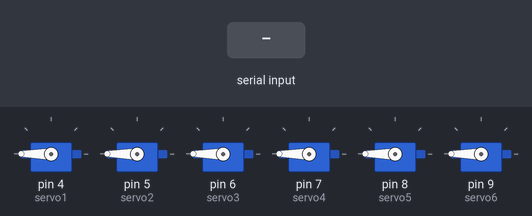
This program was run on a simulated Arduino Uno, built with avr-gcc and run on an emulated ATmega328P. On the bench: 6 × servo. The test bench sets the inputs (shaded band).

Above: at 1.2 s.
1.3 s: "1" received over Serial
At 2.6 s:
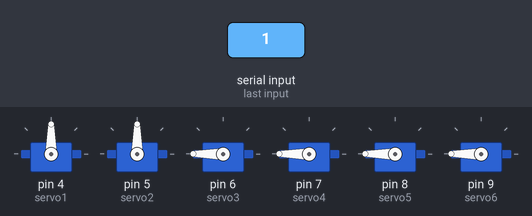
Timing chart, 0 to 7.8 s (numbered marks = the images above; inputs shaded):
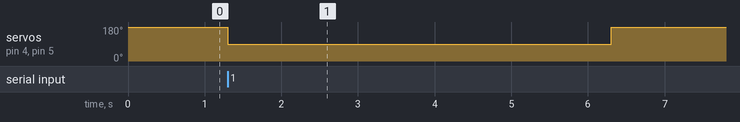

Measured:
- after the input at 1.3 s, servo on pin 4 (servo1), servo on pin 5 (servo2): 180° → 90° at once, → 180° 5.0 s later

The program:

main.cpp
```cpp
#include <Arduino.h>
#include <Servo.h>

Servo servo1;  // 4번 핀 서보모터
Servo servo2;  // 5번 핀 서보모터
Servo servo3;  // 6번 핀 서보모터
Servo servo4;  // 7번 핀 서보모터
Servo servo5;  // 8번 핀 서보모터
Servo servo6;  // 9번 핀 서보모터

void setup() {
  Serial.begin(9600);

  servo1.attach(4);
  servo2.attach(5);
  servo3.attach(6);
  servo4.attach(7);
  servo5.attach(8);
  servo6.attach(9);

  // 모든 서보 초기화 (90도)
  servo1.write(180);
  servo2.write(180);
  servo3.write(180);
  servo4.write(180);

  // 8번과 9번 핀 초기화 (180도)
  servo5.write(180);
  servo6.write(180);
}

void rotateServosTogether(Servo &servoA, Servo &servoB, int angle, int duration) {
  servoA.write(angle);
  servoB.write(angle);
  delay(duration);
  servoA.write(90);
  servoB.write(90);
}

void rotateSingleServo(Servo &servoA, Servo &servoB, int angle, int duration) {
  // 목표 각도 설정
  int targetAngle = 180 - angle;  // 180도에서 angle만큼 감소 (반시계 방향)

  servoA.write(targetAngle);      // 목표 각도로 이동
  servoB.write(targetAngle);
  delay(duration);               // 유지 시간
  servoA.write(180);              // 초기화 상태로 복귀
  servoB.write(180);
}


void loop() {
  if (Serial.available() > 0) {
    char command = Serial.read();

    if (command == '1') {
      rotateSingleServo(servo1, servo2, 90, 5000);  // 4번, 5번 핀: 180 → 90
    } else if (command == '2') {
      rotateSingleServo(servo3, servo4, 90, 5000);  // 6번, 7번 핀: 180 → 90
    } else if (command == '3') {
      rotateSingleServo(servo5, servo6, 90, 5000);             // 8번 핀: 180 → 90
    }
  }
}
```
